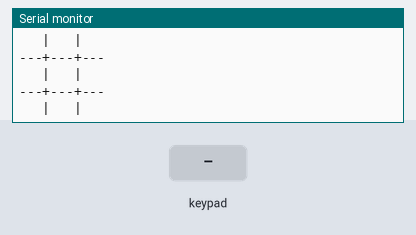
Bench run of a sketch on a simulated Arduino Mega 2560, built with avr-gcc and run on an emulated ATmega2560. Shown: the last lines printed to the serial monitor. The test bench sets the inputs (shaded band). Random numbers use the default seed unless the sketch sets one.

Above: at 2.4 s.
2.5 s: key '2' pressed
At 3.7 s:
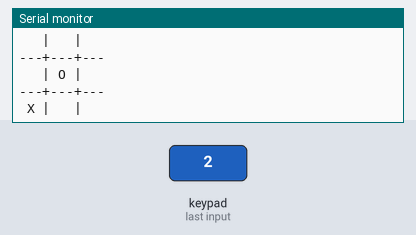
4.1 s: keypad keys 3 7 3 8 3 9 4 0 pressed 0.4 s apart
At 5.2 s:
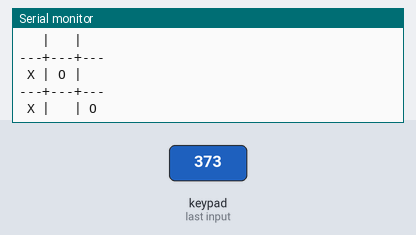
8.8 s: key 'A' pressed
At 9.43 s:
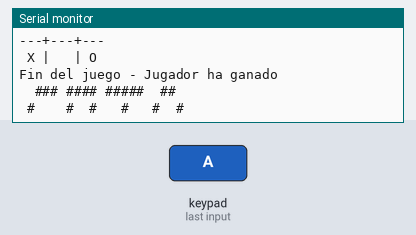
10.5 s: keypad keys 3 7 3 8 3 9 4 0 # pressed 0.4 s apart
At 14.2 s:
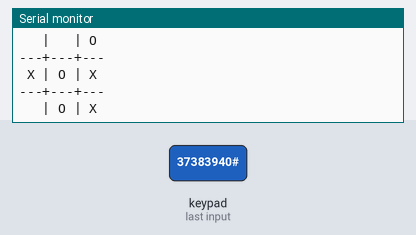
15.6 s: key 'B' pressed
17.2 s: keypad keys 4 1 4 2 2 1 pressed 0.4 s apart
At 20.8 s:
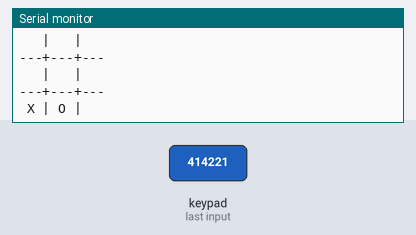

The sketch:

Memorias_2.ino
```cpp
#include <Keypad.h>

const int rows = 4;
const int columns = 4;

char keys[rows][columns] = {
  {'1', '2', '3', 'A'},
  {'4', '5', '6', 'B'},
  {'7', '8', '9', 'C'},
  {'*', '0', '#', 'D'}
};

byte pin_rows[rows] = {37, 38, 39, 40};
byte pin_columns[columns] = {41, 42, 2, 1};

Keypad keypad = Keypad( makeKeymap(keys), pin_rows, pin_columns, rows, columns);

char TicTacToe[3][3] = {
  {' ', ' ', ' '},
  {' ', ' ', ' '},
  {' ', ' ', ' '}
};

int turn = 0;
int gameover = 0;

void Printing(){
  for(int row = 0; row < 3; row++){
    for(int column = 0; column < 3; column++){
      Serial.print(" ");
      Serial.print(TicTacToe[row][column]);
      Serial.print(" ");
      if(column < 2){
        Serial.print("|");
      }
    }
    Serial.println("");
    if(row < 2){
      for(int i = 0; i < 3; i++){
        if(i < 2){
          Serial.print("---+");
        } else {
          Serial.print("---");
        }
      }
    }
    Serial.println("");
  }
}

bool PlaceMark(char mark, int row, int column){
  if(TicTacToe[row][column] == ' '){
    TicTacToe[row][column] = mark;
    return true;
  } else {
    return false;
  }
}

void Check(){
  for(int i = 1; i <= 8; i++){
    switch(i){
      case 1:
        if(TicTacToe[0][0] == 'X' && TicTacToe[0][1] == 'X' && TicTacToe[0][2] == 'X'){
          gameover = 1;
        } else if(TicTacToe[0][0] == 'O' && TicTacToe[0][1] == 'O' && TicTacToe[0][2] == 'O'){
          gameover = 2;
        }
      break;

      case 2:
        if(TicTacToe[1][0] == 'X' && TicTacToe[1][1] == 'X' && TicTacToe[1][2] == 'X'){
          gameover = 1;
        } else if(TicTacToe[1][0] == 'O' && TicTacToe[1][1] == 'O' && TicTacToe[1][2] == 'O'){
          gameover = 2;
        }
      break;

      case 3:
        if(TicTacToe[2][0] == 'X' && TicTacToe[2][1] == 'X' && TicTacToe[2][2] == 'X'){
          gameover = 1;
        } else if(TicTacToe[2][0] == 'O' && TicTacToe[2][1] == 'O' && TicTacToe[2][2] == 'O'){
          gameover = 2;
        }
      break;

      case 4:
        if(TicTacToe[0][0] == 'X' && TicTacToe[1][0] == 'X' && TicTacToe[2][0] == 'X'){
          gameover = 1;
        } else if(TicTacToe[0][0] == 'O' && TicTacToe[1][0] == 'O' && TicTacToe[2][0] == 'O'){
          gameover = 2;
        }
      break;

      case 5:
        if(TicTacToe[0][1] == 'X' && TicTacToe[1][1] == 'X' && TicTacToe[2][1] == 'X'){
          gameover = 1;
        } else if(TicTacToe[0][1] == 'O' && TicTacToe[1][1] == 'O' && TicTacToe[2][1] == 'O'){
          gameover = 2;
        }
      break;

      case 6:
        if(TicTacToe[0][2] == 'X' && TicTacToe[1][2] == 'X' && TicTacToe[2][2] == 'X'){
          gameover = 1;
        } else if(TicTacToe[0][2] == 'O' && TicTacToe[1][2] == 'O' && TicTacToe[2][2] == 'O'){
          gameover = 2;
        }
      break;

      case 7:
        if(TicTacToe[0][0] == 'X' && TicTacToe[1][1] == 'X' && TicTacToe[2][2] == 'X'){
          gameover = 1;
        } else if(TicTacToe[0][0] == 'O' && TicTacToe[1][1] == 'O' && TicTacToe[2][2] == 'O'){
          gameover = 2;
        }
      break;

      case 8:
        if(TicTacToe[0][2] == 'X' && TicTacToe[1][1] == 'X' && TicTacToe[2][0] == 'X'){
          gameover = 1;
        } else if(TicTacToe[0][2] == 'O' && TicTacToe[1][1] == 'O' && TicTacToe[2][0] == 'O'){
          gameover = 2;
        }
      break;
    }
  }
}

void Finish(){
  Check();
  switch(gameover){
    case 1:
      Serial.println("Fin del juego - Jugador ha ganado");
      Reset();
    break;

    case 2:
      Serial.println("Fin del juego - CPU ha ganado");
      Reset();
    break;

    default:
      bool done = true;
      for(int i = 0; i < 3; i++){
        for(int j = 0; j < 3; j++){
          if(TicTacToe[i][j] == ' '){
            done = false;
            break;
          }
        }
      }
      if(done){
        Serial.println("Fin del juego - Ningun jugador ha ganado");
        Reset();
      }
    break;
  }
}

void Reset(){
  for(int i = 0; i < 3; i++){
    for(int j = 0; j < 3; j++){
      TicTacToe[i][j] = ' ';
    }
  }
  turn = 0;
  gameover = 0;

  Serial.println("");
  Serial.println("  ### #### #####  ##  ");
  delay(250);
  Serial.println(" #    #  #   #   #  # ");
  delay(250);
  Serial.println(" # ## ####   #   #  # ");
  delay(250);
  Serial.println(" #  # #  #   #   #  # ");
  delay(250);
  Serial.println("  ##  #  #   #    ##  ");
  delay(250);
  Serial.println("");

  Printing();
}

void CPU_Turn(){
  bool done = false;
  int row;
  int column;

  while(!done){
    row = random(3);
    column = random(3);
    done = PlaceMark('O', row, column);
  }
}

void setup() {
  Serial.begin(9600);

  Reset();
}

void loop() {
  delay(100);
  Finish();

  bool marked = false;
  if(turn == 0){
    char key = keypad.getKey();

    switch(key){
      case 'D':
        Reset();
      break;

      case 'A':
        marked = PlaceMark('X', 0, 0);
        if(marked){
          Printing();
          turn = 1;
        }
      break;

      case 'B':
        marked = PlaceMark('X', 0, 1);
        if(marked){
          Printing();
          turn = 1;
        }
      break;

      case 'C':
        marked = PlaceMark('X', 0, 2);
        if(marked){
          Printing();
          turn = 1;
        }
      break;

      case '3':
        marked = PlaceMark('X', 1, 0);
        if(marked){
          Printing();
          turn = 1;
        }
      break;

      case '6':
        marked = PlaceMark('X', 1, 1);
        if(marked){
          Printing();
          turn = 1;
        }
      break;

      case '9':
        marked = PlaceMark('X', 1, 2);
        if(marked){
          Printing();
          turn = 1;
        }
      break;

      case '2':
        marked = PlaceMark('X', 2, 0);
        if(marked){
          Printing();
          turn = 1;
        }
      break;

      case '5':
        marked = PlaceMark('X', 2, 1);
        if(marked){
          Printing();
          turn = 1;
        }
      break;

      case '8':
        marked = PlaceMark('X', 2, 2);
        if(marked){
          Printing();
          turn = 1;
        }
      break;
    }
  } else {
    CPU_Turn();
    Printing();
    turn = 0;
  }
}
```

Measured:
- after the input at 2.5 s, the serial monitor: prints a new line after 0.12 s (image 1)
- after the input at 4.1 s, the serial monitor: prints a new line after 0.10 s (image 2)
- after the input at 8.8 s, the serial monitor: prints a new line after 0.20 s (image 3)
- after the input at 10.5 s, the serial monitor: prints a new line after 0.09 s (image 4)
- after the input at 17.2 s, the serial monitor: prints a new line after 1.3 s (image 5)
